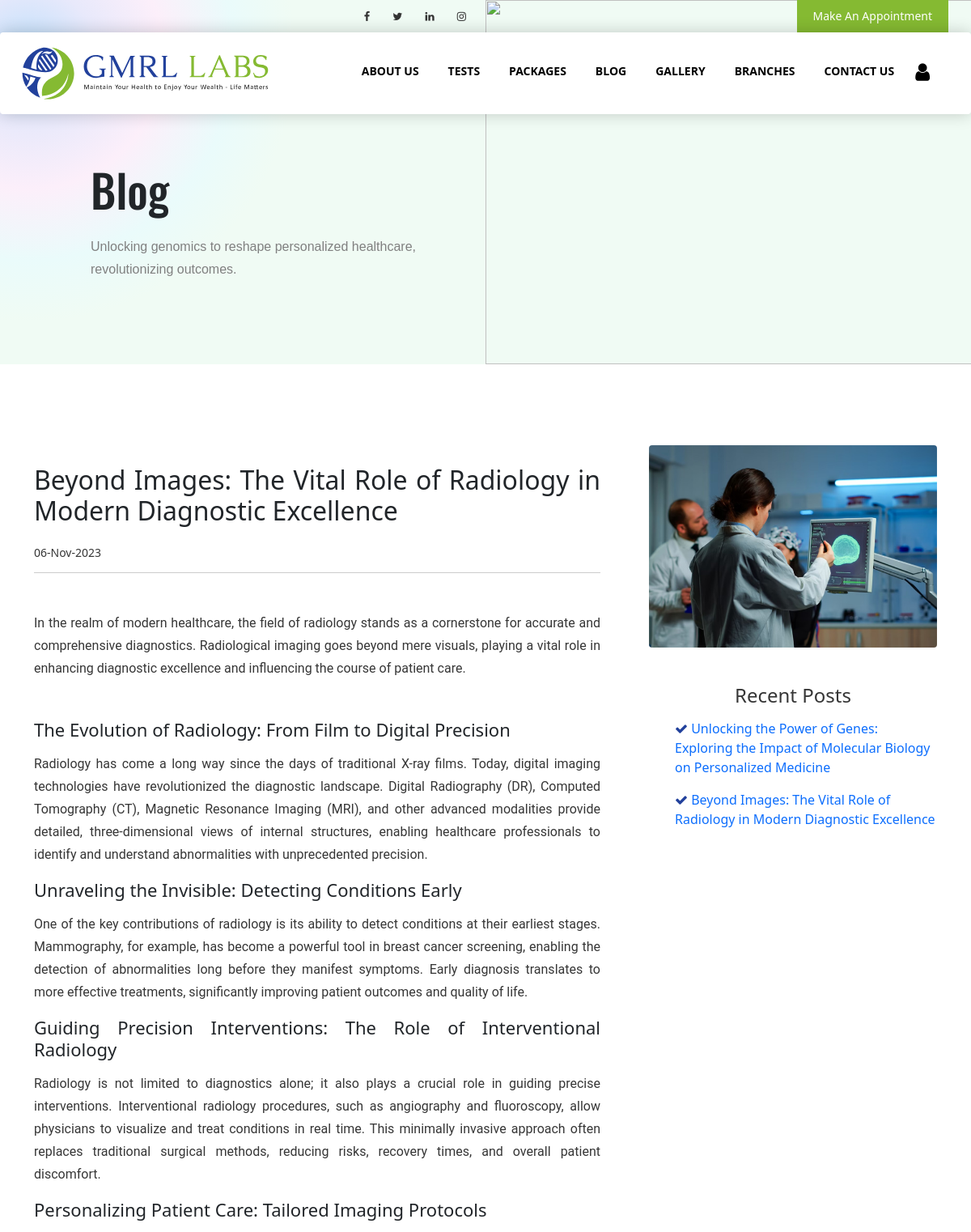
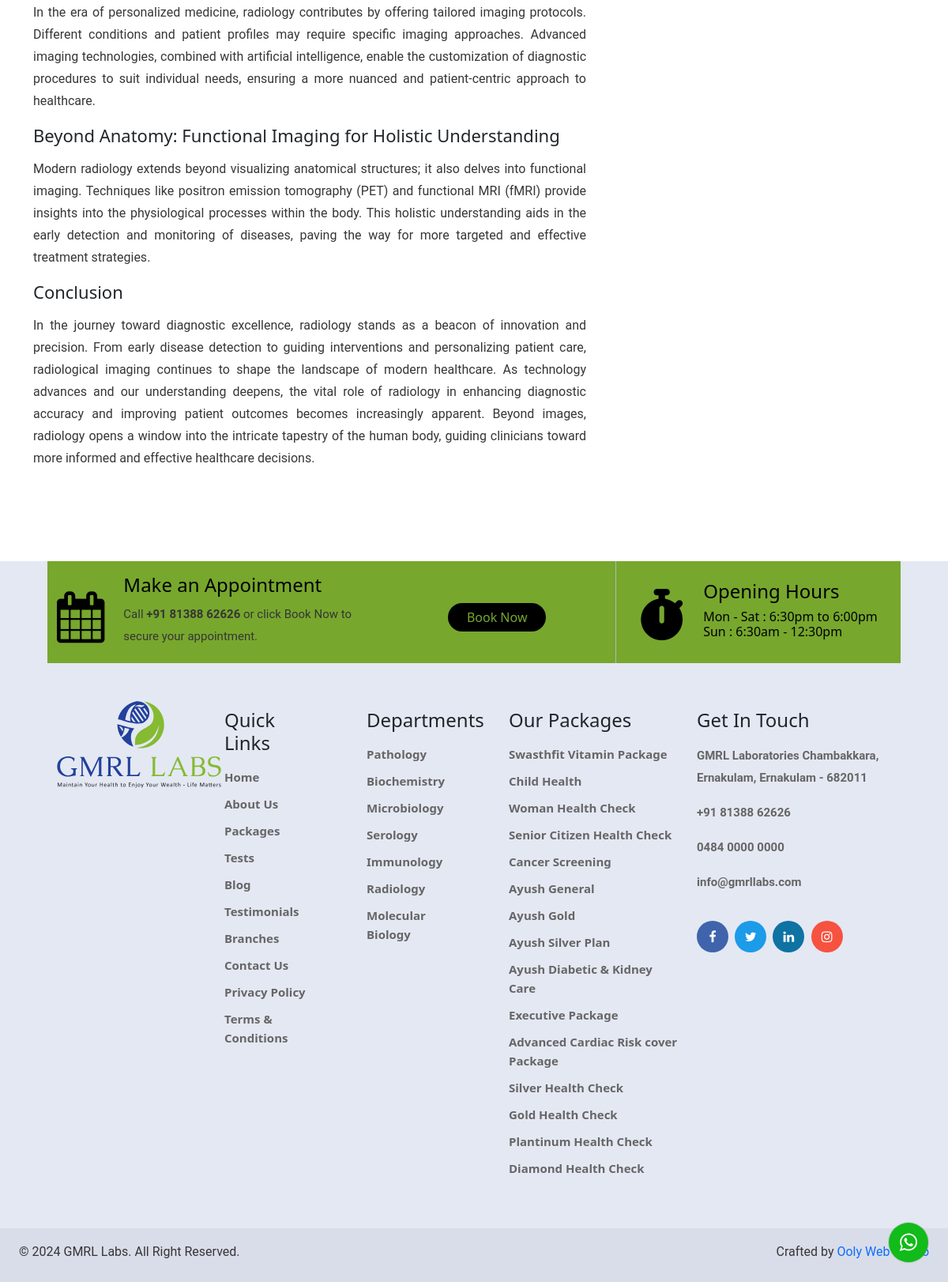
Screenshot of /radiology/ with the database file from the repository (2 pictures, top to bottom).
### app/models.py (models this page shows, shortened)
class Package(models.Model):
    name=models.CharField(max_length=255,unique=True)
    image=models.CharField(max_length=3055)
    price=models.IntegerField()
    branch=models.ForeignKey(Branch,on_delete=models.CASCADE)

### app/views.py (the view)
# urls.py: path('radiology/', views.radiology,name='radiology'),
def radiology(request):
    context={}
    package=Package.objects.all()
    context['package']=package
    return render(request,'radiology.html',context)

### app/templates/radiology.html (shortened to what this page needs)
<!doctype html>
<html lang="en">
    {% load static %}
  <head>
    <link href="https://cdn.jsdelivr.net/npm/bootstrap@5.2.3/dist/css/bootstrap.min.css" rel="stylesheet">
    <link rel="stylesheet" href="https://cdnjs.cloudflare.com/ajax/libs/font-awesome/6.0.0/css/all.min.css"
    />
    <link rel="stylesheet" href="https://maxcdn.bootstrapcdn.com/font-awesome/4.4.0/css/font-awesome.min.css">
    <link
    rel="stylesheet"
    href="https://cdn.jsdelivr.net/npm/@11/-bundle.min.css"
  />
    <link rel="stylesheet" href="{% static 'css/style.css' %}">
  </head>
  <body>
<section class="introduction-section introduction-section-inner">
  <div class="row">
<div class="col-lg-6 col-md-12">
<div class="container intro-caption intro-caption-inner">
<h1 class="intro-heading">
    Blog
</h1>
<p class="intro-p mt-4">
    Unlocking genomics to reshape personalized healthcare,
    revolutionizing outcomes.
</p>
</div>
</div>
<div class="col-lg-6 col-md-12 intro-img-sec">
  <img src="{% static 'img/placeholder.jpg' %}" alt="" style="z-index: 1050;opacity: 1;" class="intro-inner-img">
</div>
 </div>
<header>
{% include 'header.html' %}
</header>
</section>
<section class="blog-contents bg-white">
<div class="container-lg">
<div class="row">
<div class="col-lg-8 blog-con pe-lg-5">
<h2 class="mt-4 mb-4">Beyond Images: The Vital Role of Radiology in Modern Diagnostic Excellence</h2>
<h6 class="blog-date">06-Nov-2023</h6>
<p class="mt-5 mb-5">In the realm of modern healthcare, the field of radiology stands as a cornerstone for accurate and comprehensive diagnostics. Radiological imaging goes beyond mere visuals, playing a vital role in enhancing diagnostic excellence and influencing the course of patient care.</p>
<h3 class="blog-heading mt-2 mb-3">The Evolution of Radiology: From Film to Digital Precision</h3>
<p class="mt-2 mb-3">Radiology has come a long way since the days of traditional X-ray films. Today, digital imaging technologies have revolutionized the diagnostic landscape. Digital Radiography (DR), Computed Tomography (CT), Magnetic Resonance Imaging (MRI), and other advanced modalities provide detailed, three-dimensional views of internal structures, enabling healthcare professionals to identify and understand abnormalities with unprecedented precision.</p>
<h3 class="blog-heading mt-2 mb-3">Unraveling the Invisible: Detecting Conditions Early</h3>
<p class="mt-2 mb-3">One of the key contributions of radiology is its ability to detect conditions at their earliest stages. Mammography, for example, has become a powerful tool in breast cancer screening, enabling the detection of abnormalities long before they manifest symptoms. Early diagnosis translates to more effective treatments, significantly improving patient outcomes and quality of life.</p>
<h3 class="blog-heading mt-2 mb-3">
  Guiding Precision Interventions: The Role of Interventional Radiology
</h3>
<p class="mt-2 mb-3">Radiology is not limited to diagnostics alone; it also plays a crucial role in guiding precise interventions. Interventional radiology procedures, such as angiography and fluoroscopy, allow physicians to visualize and treat conditions in real time. This minimally invasive approach often replaces traditional surgical methods, reducing risks, recovery times, and overall patient discomfort.</p>
<h3 class="blog-heading mt-2 mb-3">
  Personalizing Patient Care: Tailored Imaging Protocols
</h3>
<p class="mt-2 mb-3">In the era of personalized medicine, radiology contributes by offering tailored imaging protocols. Different conditions and patient profiles may require specific imaging approaches. Advanced imaging technologies, combined with artificial intelligence, enable the customization of diagnostic procedures to suit individual needs, ensuring a more nuanced and patient-centric approach to healthcare.</p>
<h3 class="blog-heading mt-2 mb-3">
  Beyond Anatomy: Functional Imaging for Holistic Understanding
</h3>
<p class="mt-2 mb-3">Modern radiology extends beyond visualizing anatomical structures; it also delves into functional imaging. Techniques like positron emission tomography (PET) and functional MRI (fMRI) provide insights into the physiological processes within the body. This holistic understanding aids in the early detection and monitoring of diseases, paving the way for more targeted and effective treatment strategies.</p>
<h3 class="blog-heading mt-2 mb-3">
  Conclusion
</h3>
<p class="mt-2 mb-3">In the journey toward diagnostic excellence, radiology stands as a beacon of innovation and precision. From early disease detection to guiding interventions and personalizing patient care, radiological imaging continues to shape the landscape of modern healthcare. As technology advances and our understanding deepens, the vital role of radiology in enhancing diagnostic accuracy and improving patient outcomes becomes increasingly apparent. Beyond images, radiology opens a window into the intricate tapestry of the human body, guiding clinicians toward more informed and effective healthcare decisions.</p>
</div>
<div class="col-lg-4">
    <div class="blog-img">
      <span>
        <img src="{% static 'img/radiology1.jpg' %}" alt="">
      </span>
    <h4 class="text-center">Recent Posts</h4>
    <ul type="none">
        <li class="mt-2 mb-3"><i class="fa fa-check"></i> <a href=""> Unlocking the Power of Genes: Exploring the Impact of Molecular Biology on Personalized Medicine</a></li>
        <li class="mt-2 mb-3"><i class="fa fa-check"></i> <a href="">Beyond Images: The Vital Role of Radiology in Modern Diagnostic Excellence </a></li>
    </ul>
    </div>
</div>
</div>
</div>
</section>
<footer class="mt-5">
  {% include 'footer.html' %}
</footer>
<a href="https://www.whatsapp.com/"><i class="fa fa-whatsapp whatsapp-icon"></i></a>
  </body>
</html>

### app/templates/footer.html (shortened to what this page needs)
{% load static %}
<div class="container-xxl">
<div class="footer-banner ps-xxl-5 pe-xxl-5 ps-xl-5 pe-xl-5">
<div class="container-xxl">
    <div class="row">
        <div class="col-lg-8 col-md-12 left-foot pt-3 pb-1">
        <div class="row">
        <div class="col-lg-7 col-md-12 d-flex justify-content-center align-items-center">
        <span class="d-flex justify-content-center align-items-center">
        <i class="fa fa-calendar foot-i foot-top"></i>
        </span>
        <div class="foot-content d-flex flex-column justify-content-center ms-4 foot-top">
          <h4 class="foot-top">Make an Appointment</h4>
          <p class="foot-top">Call <b>+91 81388 62626</b> or click Book Now to secure your appointment.</p>
        </div>
        </div>
        <div class="col-lg-5 col-md-12 d-flex justify-content-center align-items-center">
          <a href="/appointment/">
            <button type="button" class="btn btn-primary rounded-pill ps-4 pe-4 intro-btn mt-4 mb-4 foot-btn foot-top">Book Now</button>
          </a>
        </div>
        </div>
        </div>
        <div class="col-lg-4 col-md-12 col-sm-12 d-flex justify-content-center right-foot pt-4 pb-3 ">
          <span class="d-flex justify-content-center align-items-center">
          <i class="fa fa-stopwatch foot-i"></i>
          </span>
        <div class="emg-content ms-4">
          <h4>Opening Hours</h4>
          <h6>Mon - Sat : 6:30pm to 6:00pm <br>
            Sun : 6:30am - 12:30pm</h6>
        </div>
        </div>
        <div class="footer-links mt-5">
<div class="row">
         <div class="col-lg-1 col-md-3 col-sm-12 foot-img">
<img src="{% static 'img/gmrl-footer-logo.svg' %}" alt="" width="208" height="110">
         </div>
<div class="col-lg-1 foot-half"></div>
         <div class="col-lg-2 footer-menu foot-half foot-last">
          <ul type="none">
            <li> <h4 class="mb-3">Quick Links</h4></li>
            <li><a href="../" aria-current="page">Home</a></li>
  <li><a href="/about/">About Us</a></li>
  <li ><a href="/package/">Packages</a></li>
  <li><a href="/test/">Tests</a></li>
  <li><a href="/blog/">Blog</a></li>
  <li><a href="/testimonials/">Testimonials</a></li>
  <li><a href="/branches/">Branches</a></li>
  <li><a href="/contact-us/">Contact Us</a></li>
  <li><a rel="privacy-policy" href="/privacy-policy/">Privacy Policy</a></li>
  <li><a href="/terms&conditions/">Terms &#038; Conditions</a></li>
  </ul></div>
  <div class="col-lg-2 footer-menu foot-half foot-last">
    <ul type="none">
    <li>
    <h4 class="mb-3">Departments</h4>
    </li>
                            <li><a href="/department/">Pathology</a></li>
                  <li><a href="/department/">Biochemistry</a></li>
                  <li><a href="/department/">Microbiology</a></li>
                  <li><a href="/department/">Serology</a></li>
                  <li><a href="/department/">Immunology</a></li>
                  <li><a href="/department/">Radiology</a></li>
                  <li><a href="/department/">Molecular Biology</a></li>
                              </ul>
  </div>
  <div class="col-lg-3 col-md-4 footer-menu foot-last">
    <ul type="none">
      <li>
    <h4 class="mb-3">Our Packages</h4>
      </li>
      {% for i in package %}
      {% if i.branch.status %}
<li><a href="{% url 'packages_view' name=i.name %}">{{i.name}}</a></li>
    {% endif %}
    {% endfor %}
                              </ul>
  </div>
  <div class="col-lg-3 col-md-5 col-sm-12 foot-touch" style="margin-top: 10px;">
    <h4 class="mb-3">Get In Touch</h4>
    <p>GMRL Laboratories
    Chambakkara, Ernakulam,
    Ernakulam - 682011</p>
    <a href="tel:+918138862626"><p>+91 81388 62626</p></a>
    <a href="tel:048400000000"><p>0484 0000 0000</p></a>
    <a href=""><p>info@gmrllabs.com</p></a>
    <ul class="socialmediafoot" type="none">
      <li><a href="https://www.facebook.com/" class="fb"><i class="fa fa-facebook-f"></i></a></li>
      <li><a href="https://twitter.com/" class="tw"><i class="fa fa-twitter"></i></a></li>
      <li><a href="https://in.linkedin.com/" class="li"><i class="fa fa-linkedin-in"></i></a></li>
      <li><a href="https://www.instagram.com/" class="in"><i class="fa fa-instagram"></i></a></li>
    </ul>
  </div>
        </div>
        </div>
    </div>
</div>
</div>
</div>
        <div class="mt-5 p-2 foot-copy" style="background-color: #d9dde9">
          <div class="copy-con ps-3 pe-3">
        <p class="copyright-p text-center mt-2">© 2024 GMRL Labs. All Right Reserved.</p>
        <p class="copyright-p text-center mt-2">Crafted by <a href="">Ooly Web Studio</a></p>
          </div>
      </div>

### app/static/css/style.css (style rules this page uses)
html { overflow-x: hidden; }
* { padding: 0; margin: 0; box-sizing: border-box; }
.introduction-section { background: linear-gradient(to top, #dfe9f3 0%, white 100%); position: relative; }
.introduction-section-inner { background: radial-gradient(328px at 2.9% 15%, rgb(191, 224, 251) 0%, rgb(232, 233, 251) 25.8%, rgb(252, 239, 250) 50.8%, rgb(234, 251, 251) 77.6%, rgb(240, 251, 244) 100.7%); }
.intro-caption-inner { padding-top: 133px; display: table; height: 450px; width: 100%; }
.intro-heading { font-family: 'Oswald', sans-serif; font-size: 56px; }
.intro-p { font-family: sans-serif; color: grey; }
.intro-btn { background-color: rgb(17, 17, 152); border: none; }
.intro-caption { padding: 250px 0px 0px 120px; }
.intro-img-sec { padding-left: 0; padding-right: 0; }
.intro-caption-inner { padding: 200px 20px 0px 112px; }
.intro-inner-img { width: 100%; height: 450px; object-fit: cover; }
.socialmediafoot { width: 100%; padding: 0; margin: 25px 0px 0px 0px; display: block; }
.socialmediafoot li { list-style: none; display: inline-block; padding: 0; margin: 0px 4px 0px 0px; }
.socialmediafoot li a i { width: 40px; height: 40px; text-align: center; line-height: 40px; font-size: 16px; border-radius: 50%; background: #22419c; color: #fff; display: block; }
.socialmediafoot li .fb i { background: #3f64ac; }
.socialmediafoot li .tw i { background: #1c9be9; }
.socialmediafoot li .li i { background: #0e72a3; }
.socialmediafoot li .in i { background: #f6523f; }
.foot-i { font-size: 65px; color: black; }
.right-foot,.left-foot { background-color: rgba(119,167,45,1); color: black; }
.left-foot { border-right: 1px solid #abb8c3; }
.foot-content p { font-size: 15px; }
.foot-btn { background-color: black; color: rgba(119,167,45,1); }
footer { background-color: #e4e8f3; }
.foot-copy { width: 100%; }
.foot-touch a p, .foot-touch p { color: #666666; font-size: 15px; font-weight: 600; }
.footer-links ul li h4 { margin-top: 0px; }
.footer-links ul li { margin-top: 10px; }
.footer-links ul li a { color: #666666; font-size: 15px; font-weight: 600; }
.copy-con { display: flex; justify-content: space-between; }
.whatsapp-icon { width: 50px; height: 50px; background: #11bb19; color: #fff; position: fixed; right: 25px; bottom: 25px; z-index: 1050; border-radius: 50%; text-align: center; font-size: 26px; line-height: 50px; box-shadow: 0px 0px 1px 1px #0000001a; animation: pulse 1s infinite; text-decoration: none; }
p { font-size: 16px; line-height: 28px; color: #363636; font-family: 'Roboto', sans-serif; }
.blog-contents { margin-top: 100px; margin-bottom: 100px; }
.blog-con h3 { width: 100%; padding: 0; margin: 25px 0px 8px 0px; font-size: 22px; display: block }
.blog-heading { font-size: 24px; }
.blog-date { width: 100%; padding: 0; padding-bottom: 0px; margin: 15px 0px 25px 0px; padding-bottom: 15px; border-bottom: 1px solid #cccccc; font-size: 14px; font-weight: 500; color: #363636; }
.blog-img { color: #22419c; }
.blog-img span img { width: 100%; height: auto; border-radius: 4px; }
.blog-con { text-align: justify; }
.blog-img h4 { width: 100%; padding: 0; margin: 45px 0px 14px 0px; color: #363636; font-size: 24px; }
.blog-con p { font-size: 16px; line-height: 28px; color: #363636; font-family: 'Roboto', sans-serif ; }

### rows the page displays
Package: name "Swasthfit Vitamin Package"
Package: name "Child Health"
Package: name "Woman Health Check"
Package: name "Senior Citizen Health Check"
Package: name "Cancer Screening"
Package: name "Ayush General"
Package: name "Ayush Gold"
Package: name "Ayush Silver Plan"
Package: name "Ayush Diabetic & Kidney Care"
Package: name "Executive Package"
Package: name "Advanced Cardiac Risk cover Package"
Package: name "Silver Health Check"
Package: name "Gold Health Check"
Package: name "Plantinum Health Check"
Package: name "Diamond Health Check"
